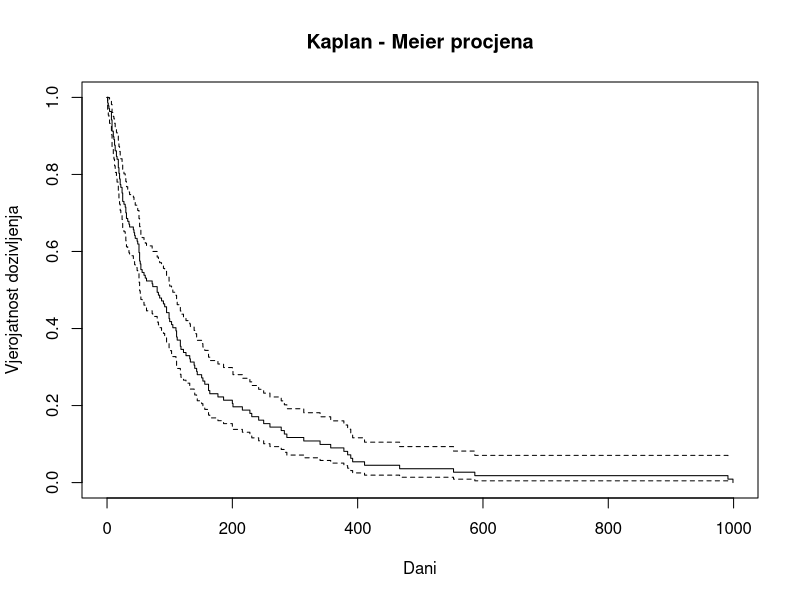
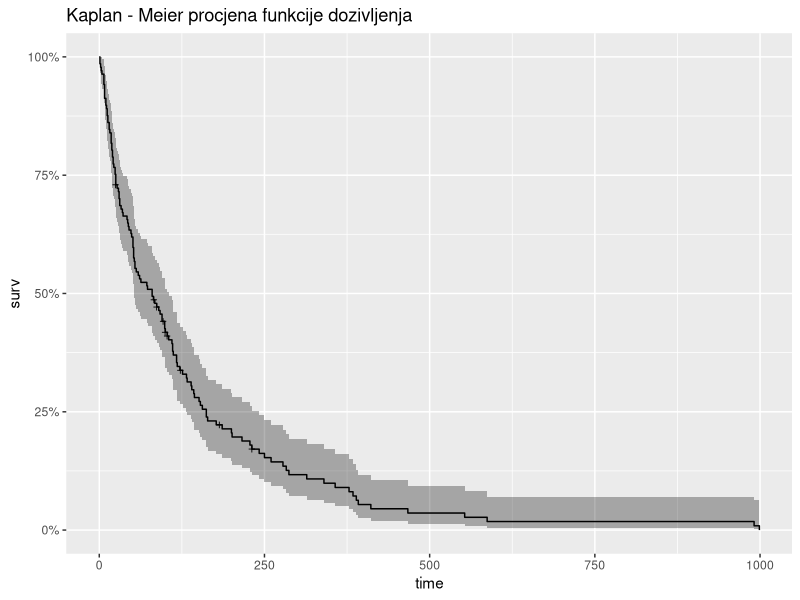
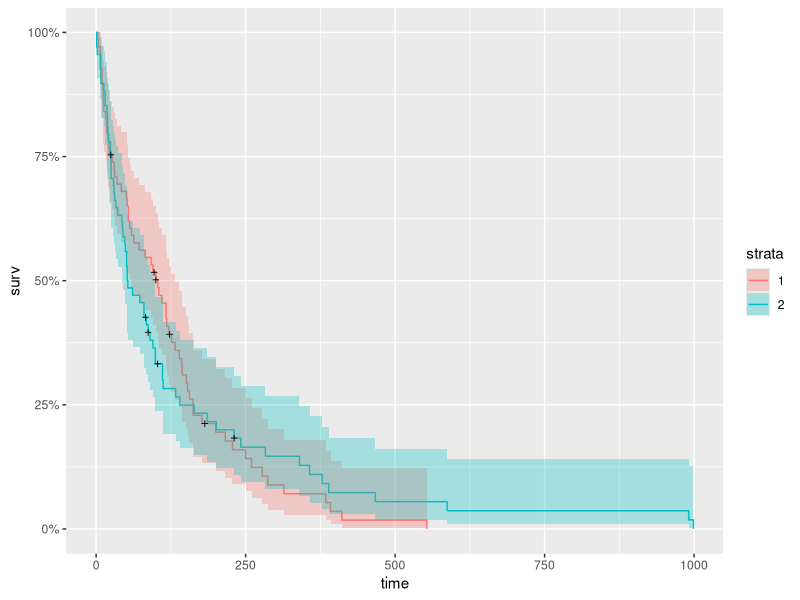
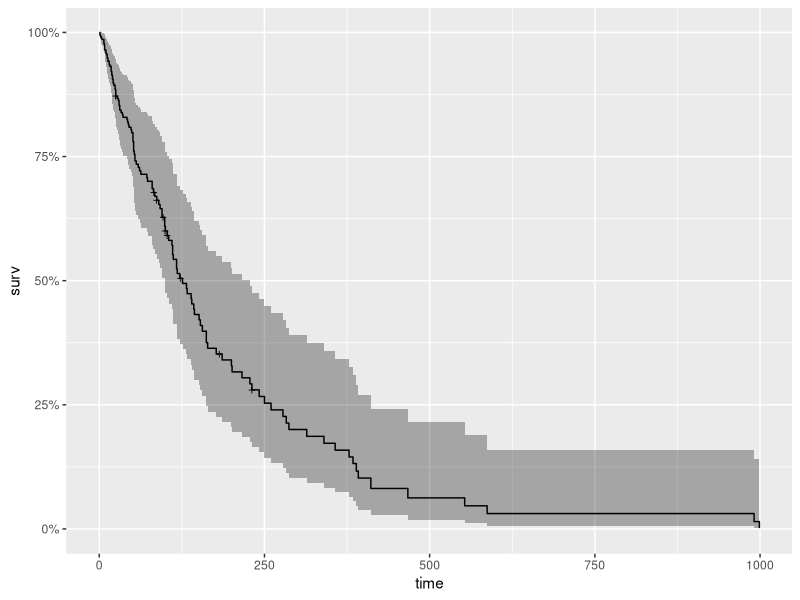
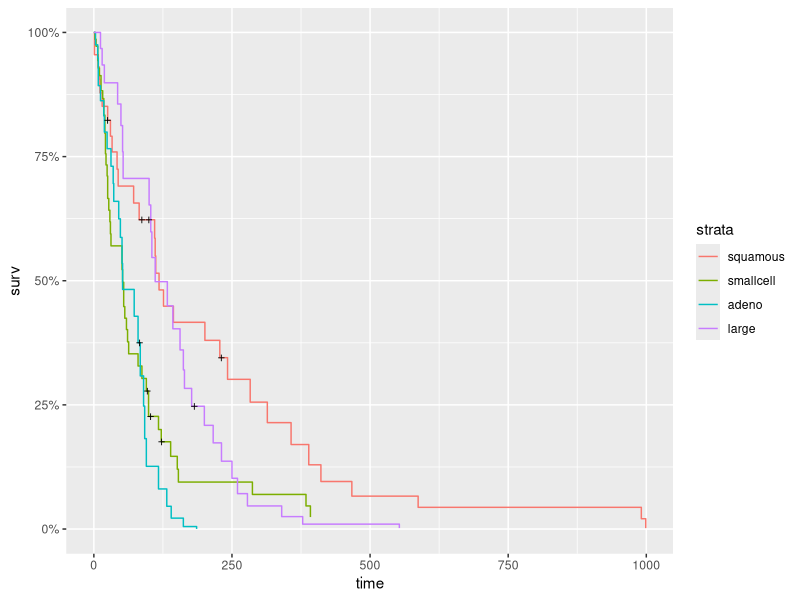

Here is the R script that generated these plots, in order:
## ---- chunk 1
knitr::opts_chunk$set(echo = TRUE)
## ---- chunk 2
#install.packages("survival")
#install.packages("ggfortify")
library("survival")
library("ggfortify")

veteran = force(veteran)

head(veteran)
## ---- chunk 3
attach(veteran)
Surv(time, status)
## ---- chunk 4
km_fit <- survfit(Surv(time, status) ~ 1, data=veteran) #1 s desne strane indicira da zasad ne uvodimo kovarijate
summary(km_fit, times = c(1,30,60,90*(1:10)))

## ---- chunk 5
km_fit <- survfit(Surv(time, status) ~ 1, data=veteran)
summary(km_fit)$table

## ---- chunk 6
plot(survfit(Surv(time, status) ~ 1, data = veteran), 
     xlab = "Dani", 
     ylab = "Vjerojatnost dozivljenja", main = "Kaplan - Meier procjena")

autoplot(km_fit, main = "Kaplan - Meier procjena funkcije dozivljenja")

## ---- chunk 7
km_trt_fit <- survfit(Surv(time, status) ~ trt, data=veteran)
summary(km_trt_fit)$table
autoplot(km_trt_fit)

## ---- chunk 8
surv_diff <- survdiff(Surv(time, status) ~ trt, data = veteran)
surv_diff

## ---- chunk 9
cox  <- coxph(Surv(time, status) ~ trt + celltype + karno + diagtime + age + prior , data = veteran)
summary(cox)
## ---- chunk 10
cox_fit <- survfit(cox)
autoplot(cox_fit)
## ---- chunk 11
cox_cell  <- coxph(Surv(time, status) ~ trt  + karno + diagtime + age + prior+ strata(celltype) , data = veteran)
summary(cox_cell)
## ---- chunk 12
cox_cell_fit <- survfit(cox_cell)
autoplot(cox_cell_fit, conf.int = FALSE) #ne crtamo intervale zbog preglednosti
